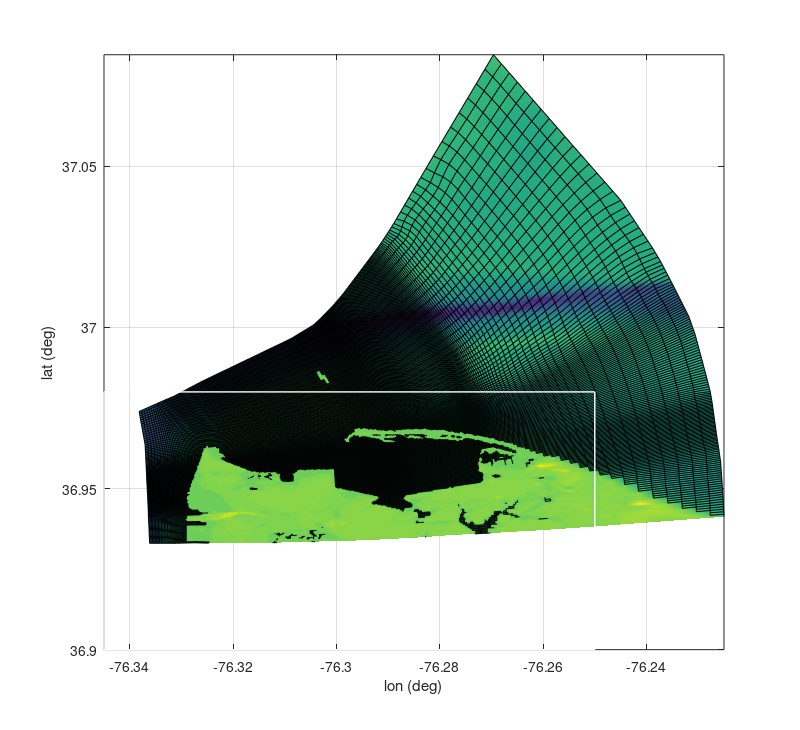

The MATLAB script that drew this image: (Note: this script raises an error after producing the figure.)
clear all

lon_curv=load('lon_curv.txt');
lat_curv=load('lat_curv.txt');
bathy_curv=load('dep_curv.txt');

ax1=[-76.345 -76.25 36.90 36.98];

figure(1)
wid=8;
len=7.3;
set(gcf,'units','inches','paperunits','inches','papersize', [wid len],'position',[1 1 wid+1 len+1],'paperposition',[0 0 wid len]);
clf
pcolor(lon_curv,lat_curv,bathy_curv),shading interp;
hold on
sk=1;
lonc=lon_curv;
latc=lat_curv;

lonc(bathy_curv>1.0)=NaN;

line(lonc(1:sk:end,1:sk:end),latc(1:sk:end,1:sk:end),'Color','k')
line(lonc(1:sk:end,1:sk:end)',latc(1:sk:end,1:sk:end)','Color','k')
xlabel('lon (deg)')
ylabel('lat (deg)')
grid
plot([ax1(1) ax1(2) ax1(2) ax1(1) ax1(1)],[ax1(3) ax1(3) ax1(4) ax1(4) ax1(3)],'w-','LineWidth',1)
demcmap(bathy_curv);
print -djpeg100 grid_bathy_latlon_B.jpg
print -depsc2 grid_bathy_latlon_B.eps

% zoom
wid=8;
len=4.3;
set(gcf,'units','inches','paperunits','inches','papersize', [wid len],'position',[1 1 wid+1 len+1],'paperposition',[0 0 wid len]);
axis([-76.335 -76.25 36.938 36.975])
print -djpeg100 grid_bathy_latlon_zoom.jpg
print -depsc2 grid_bathy_latlon_zoom.eps

% write boundary points
clear west_b east_b north_b south_b
sk=30;
% west
west_b(:,1)=lat_curv(1:sk:end,end);
west_b(:,2)=lon_curv(1:sk:end,end);
% east
east_b(:,1)=lat_curv(1:sk:end,1);
east_b(:,2)=lon_curv(1:sk:end,1);
% north
north_b(:,1)=lat_curv(end,1:sk:end);
north_b(:,2)=lon_curv(end,1:sk:end);
% south
south_b(:,1)=lat_curv(1,1:sk:end);
south_b(:,2)=lon_curv(1,1:sk:end);

figure(2)

wid=8;
len=7.3;
set(gcf,'units','inches','paperunits','inches','papersize', [wid len],'position',[1 1 wid+1 len+1],'paperposition',[0 0 wid len]);
clf
plot(west_b(:,2),west_b(:,1),'ro-')
hold on
plot(east_b(:,2),east_b(:,1),'ro-')
plot(south_b(:,2),south_b(:,1),'ro-')
plot(north_b(:,2),north_b(:,1),'ro-')
contour(lon_curv,lat_curv,bathy_curv,[0 0],'Color','k')
xlabel('lon (deg)')
ylabel('lat (deg)')
grid

print -djpeg100 boundary.jpg
print -depsc2 boundary.eps

save -ASCII west.txt west_b
save -ASCII east.txt east_b
save -ASCII south.txt south_b
save -ASCII north.txt north_b


